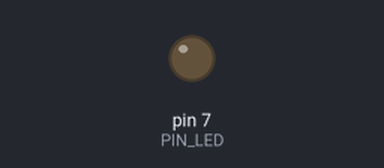
Bench run of a sketch on a simulated Arduino Uno, built with avr-gcc and run on an emulated ATmega328P. On the bench: output pins drawn as LEDs (lit = HIGH). Dashed ring = blinking. At 1.8 s the program stops and its outputs stay as they are.

Above: at 0.5 s.
At 1.55 s:
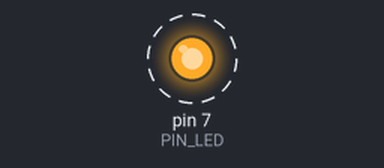
Timing chart, 0 to 3.0 s (numbered marks = the images above):
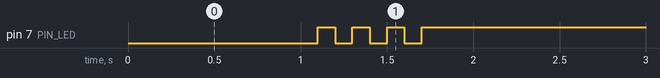

The sketch:

05_practice_2.ino
```cpp
#define PIN_LED 7
int count = 0;

void setup() {
  pinMode(PIN_LED, OUTPUT);
}

void loop() {
  while (1) {
    if (count == 0) {
      count++;
      digitalWrite(PIN_LED, 0);
      delay(1000);
    }
    else if (count < 5) {
      count++;
      digitalWrite(PIN_LED, 0);
      delay(100);
      digitalWrite(PIN_LED, 1);
      delay(100);
    }
    else {
      digitalWrite(PIN_LED, 1);
    }
  }
}
```

Measured:
- by itself, pin 7 (PIN_LED): alternates HIGH for 0.10 s and LOW for 0.10 s, 7 changes in all, then stays HIGH
